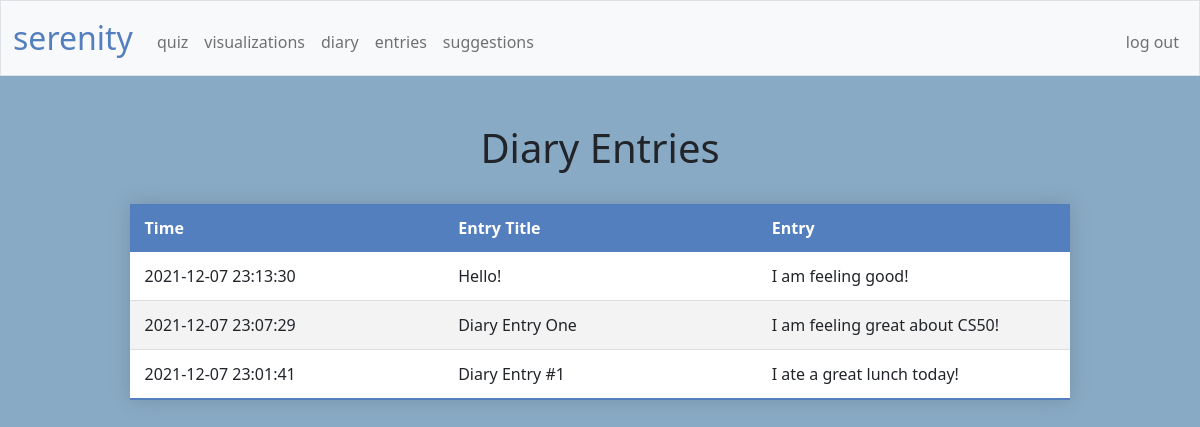
The app's page /entries (signed in) with its own data.
### tables this page shows
CREATE TABLE 'diaryentries' (
    id INTEGER PRIMARY KEY AUTOINCREMENT,
    user_id INTEGER NOT NULL,'entrytitle' TEXT NOT NULL,
    entry TEXT NOT NULL,
    time TIMESTAMP DEFAULT CURRENT_TIMESTAMP,
    FOREIGN KEY(user_id) REFERENCES users(id)
);

### app.py (the view)
@app.route("/entries")
@login_required
def entries():
    entrieslog = db.execute(
        "SELECT entrytitle, entry, time FROM diaryentries WHERE user_id = ? ORDER BY time DESC", session["user_id"])
    return render_template("entries.html", entrieslog=entrieslog)

### app.py (called while the page is built)
@app.after_request
def after_request(response):
    response.headers["Cache-Control"] = "no-cache, no-store, must-revalidate"
    response.headers["Expires"] = 0
    response.headers["Pragma"] = "no-cache"
    return response

### helpers.py (called while the page is built)
def login_required(f):
    @wraps(f)
    def decorated_function(*args, **kwargs):
        if session.get("user_id") is None:
            return redirect("/login")
        return f(*args, **kwargs)
    return decorated_function

### templates/entries.html (shortened to what this page needs)
{% extends "layout.html" %}
{% block main %}
<!DOCTYPE html>
<html lang="en">
    <head>
    </head>
    <body class="background">
        <header><h1 style="text-align:center">Diary Entries</h1></header>
        <br>
            <table class="styled-table">
                <thead>
                    <tr>
                        <th>Time</th>
                        <th>Entry Title</th>
                        <th>Entry</th>
                    </tr>
                </thead>
                <tbody>
                    {% for e in entrieslog %}
                        <tr>
                            <td>{{ e["time"] }}</td>
                            <td>{{ e["entrytitle"] }}</td>
                            <td>{{ e["entry"] }}</td>
                        </tr>
                    {% endfor %}
                </tbody>
            </table>
    </body>
</html>
{% endblock %}

### static/styles.css (style rules this page uses)
body { font-size: 1rem; font-weight: 400; line-height: 1.5; margin: 0; text-align: left; }
.styled-table { border-collapse: collapse; background-color: transparent; margin: auto; margin-bottom: 1rem; width: 80%; table-layout: fixed; min-width: 400px; box-shadow: 0 0 20px rgba(0, 0, 0, 0.15); }
.styled-table thead tr { background-color: #537fbe; color: #ffffff; text-align: left; }
.styled-table th, .styled-table td { padding: 12px 15px; text-align: left; }
.styled-table tbody tr { border-bottom: 1px solid #dddddd; }
.styled-table tbody tr:nth-of-type(odd) { background-color: #ffffff; }
.styled-table tbody tr:nth-of-type(even) { background-color: #f3f3f3; }
.styled-table tbody tr:last-of-type { border-bottom: 2px solid #537fbe; }
.background { background-color: #89aac5; }

### records on screen
diaryentries: time "2021-12-07 23:13:30", entrytitle "Hello!", entry "I am feeling good!"
diaryentries: time "2021-12-07 23:07:29", entrytitle "Diary Entry One", entry "I am feeling great about CS50!"
diaryentries: time "2021-12-07 23:01:41", entrytitle "Diary Entry #1", entry "I ate a great lunch today!"
